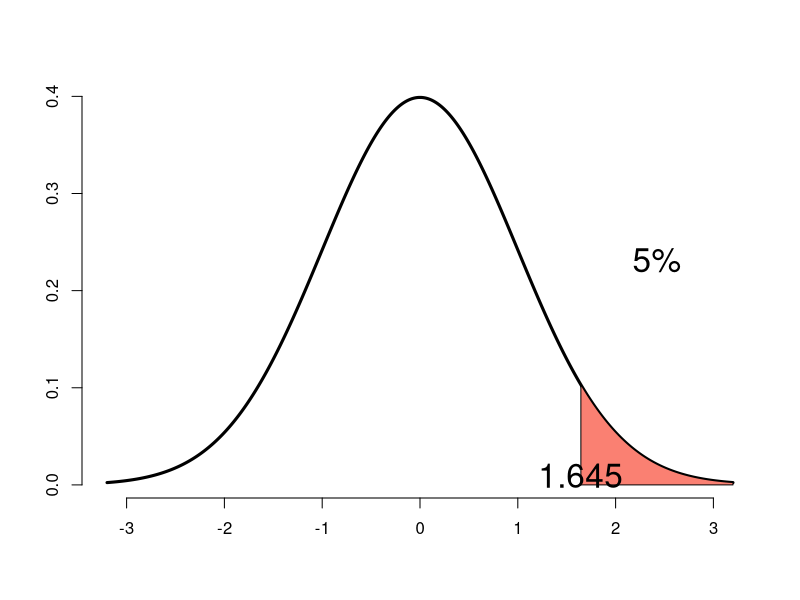

Reproduce this figure in R. (Note: this script raises an error after producing the figure.)
# We can plot a the 95th percentile of the standard normal distribution with the following R routine:
xval <-  seq(-3.2, 3.2, length=1000)
yval <- dnorm(xval)
plot(xval, yval, type="l", axes=TRUE, frame=FALSE, lwd=3, xlab="", ylab="")
x <- seq(qnorm(.95), 3.2, length=1000)
polygon(c(x,rev(x)), c(dnorm(x), rep(0, length(x))), col="salmon")
text(mean(x), mean(dnorm(x))+0.2, "5%", cex=2)
text(qnorm(.95), .01, "1.645",cex=2)


----------


xval <-  seq(-3.2, 3.2, length=1000)
yval <- dnorm(xval)

#plot(xval, yval, type = "l", axes=TRUE, frame=TRUE, lwd = 3, xlab="", ylab= "")
#x <- seq(qnorm(.95), 3.2, length = 100)
#polygon(c(x, rev(x)), c(dnorm(x), rep(0,length(x))), col="red")
#text(mean(x), mean(dnorm(x))+0.2, "5%", cex=2)
#text(qnorm(.95), .01, "1.645",cex=2)

plot(xval, yval, type = "l", axes=TRUE, frame=FALSE, lwd = 3, xlab="", ylab= "")
x <- seq(qnorm(.975), 3.2, length = 100)
polygon(c(x, rev(x)), c(dnorm(x), rep(0,length(x))), col="salmon")
text(mean(x), mean(dnorm(x))+0.2, "2.5%", cex=2)
text(qnorm(.975), .01, "1.96",cex=2)

x <- seq(-3.2, qnorm(0.025), length=100)
polygon(c(x, rev(x)), c(dnorm(x), rep(0,length(x))), col="salmon")
text(mean(x), mean(dnorm(x))+0.2, "2.5%", cex=2)
text(qnorm(.025), .01, "1.96",cex=2)
text(0, dnorm(0)/5, "95%",cex=2)
